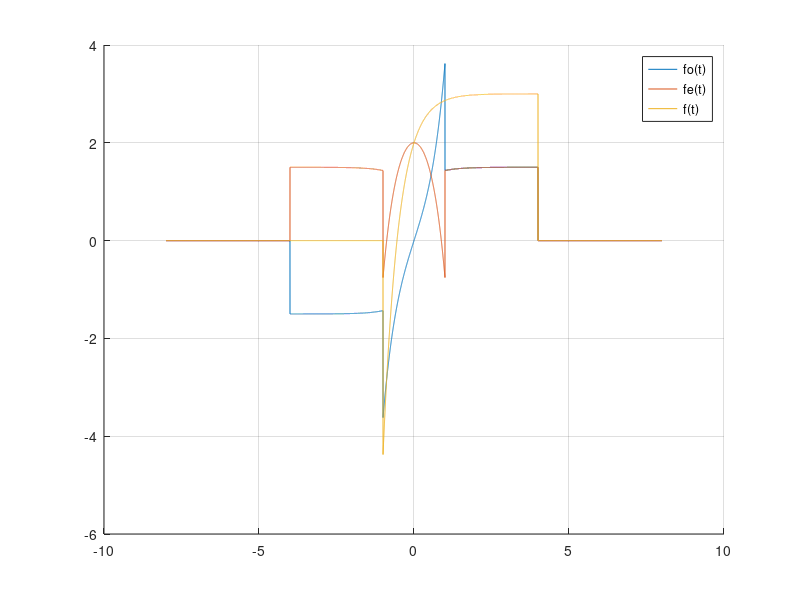

Here is the MATLAB script that generated this plot:
t = -8:0.001:8;

u = @(t) t > 0; 

f = @(t) (3 - exp(-2*t)) .* (u(t + 1) - u(t - 4));

fe = @(t) (f(t) + f(-t)) / 2;
fo = @(t) (f(t) - f(-t)) / 2;

hold on
grid on
plot(t, fo(t));
plot(t, fe(t));
plot(t, f(t));

legend("fo(t)", "fe(t)", "f(t)");
hold off